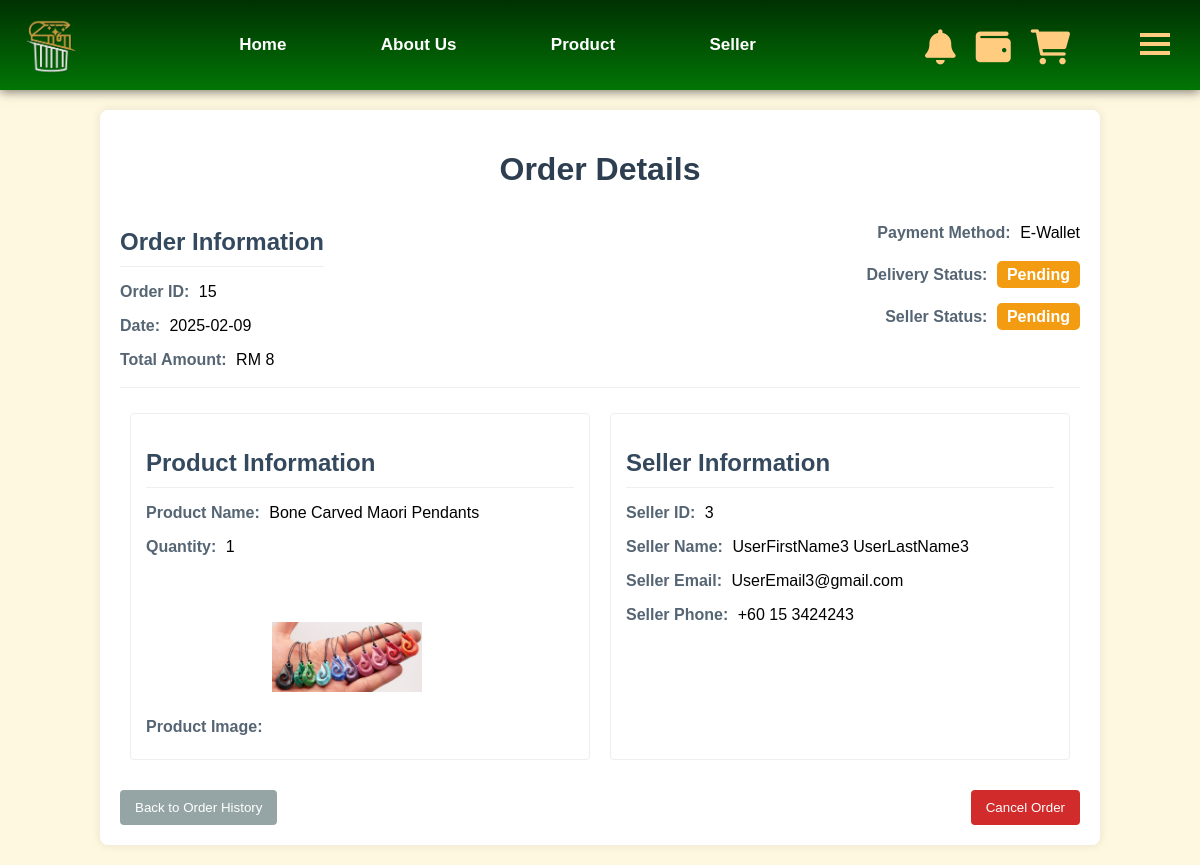
The page /user/order_details/15 (signed in) on the database as committed earlier.
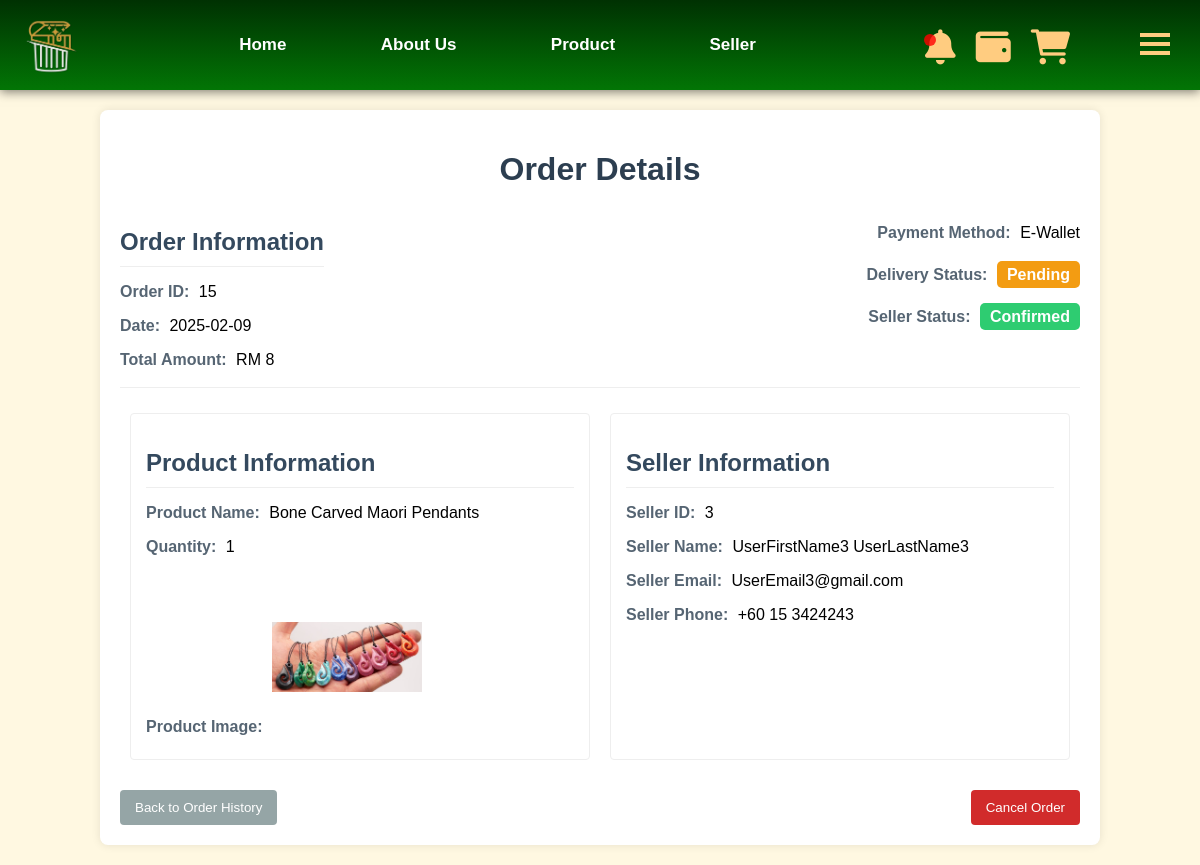
The same page on the database as committed later.
### tables this page shows
CREATE TABLE orders (
        id INTEGER PRIMARY KEY AUTOINCREMENT,
        buyer_id INTEGER NOT NULL,
        product_id INTEGER NOT NULL, 
        quantity INTEGER NOT NULL,
        date DATE NOT NULL,
        payment_method TEXT NOT NULL,
        delivery_status TEXT DEFAULT 'Pending',
        seller_status TEXT DEFAULT 'Pending',
        total_amount DECIMAL(10,2) NOT NULL,
        FOREIGN KEY (buyer_id) REFERENCES user(pid) ON DELETE CASCADE ON UPDATE CASCADE
        FOREIGN KEY (product_id) REFERENCES products(id) 
    );

### user_feature.py (the view, shortened to what this page needs)
@user_blueprint.route('/order_details/<int:order_id>', methods=['GET'])
def order_details(order_id):
    buyer_id = session.get("buyer_id")
    if not buyer_id:
        flash("You must be logged in to view order details.", "error")
        return redirect(url_for("login"))
    con = get_connect_db()
    cur = con.cursor()
    order = cur.execute("""
            SELECT
                o.id as order_id,
                o.buyer_id,
                o.product_id,
                o.quantity as order_quantity,
                o.date,
                o.total_amount,
                o.delivery_status,
                o.seller_status,
                o.payment_method,
                p.name as product_name,
                p.image_path as product_image_path,
                p.seller_id,
                s.name as seller_name,
                s.email as seller_email,
                s.phone_number as seller_phone
            FROM orders o
            JOIN products p ON o.product_id = p.id
            LEFT JOIN sellers s ON p.seller_id = s.id
            WHERE o.id = ? AND o.buyer_id = ?
        """, (order_id, buyer_id)).fetchone()
    try:
        int(order['seller_id'])
    except (ValueError, TypeError):
        order = dict(order) # Convert to dictionary so that we can assign new key:value
        order['seller_name'] = "Admin's Choice"
        order['seller_email'] = "support@trashandtreasure.com" # Added dummy admin email
        order['seller_phone'] = "+1 (800) 123-4567" # Added dummy admin phone
    return render_template("order_details.html", order=order)

### db.py (called while the page is built)
def get_connect_db():
    conn = sqlite3.connect(DATABASE_PATH)
    conn.row_factory = sqlite3.Row
    return conn

def get_unread_notification_count():
    user_id = session.get("buyer_id") or session.get("user_id")
    if not user_id:
        return 0
    con = get_connect_db()
    cur = con.cursor()
    unread_count = cur.execute("SELECT COUNT(*) FROM notification WHERE user_id = ? AND is_read = 0", (user_id,)).fetchone()[0]
    con.close()
    return unread_count

### web.py (called while the page is built)
@app.after_request
def add_header(response):
    response.headers["Cache-Control"] = "no-store, no-cache, must-revalidate, post-check=0, pre-check=0, max-age=0"
    response.headers["Pragma"] = "no-cache"
    response.headers["Expires"] = "0"
    return response

### templates/order_details.html (shortened to what this page needs)
{% extends "index.html" %}
{% block content %}
<link rel="stylesheet" href="/static/order_details.css">
<div class="order-details-container">
    <h1>Order Details</h1>
     <section class="order-header">
       <div class="order-info-header">
            <h2>Order Information</h2>
           <p><strong>Order ID:</strong> {{ order.order_id }}</p>
           <p><strong>Date:</strong> {{ order.date }}</p>
           <p><strong>Total Amount:</strong> RM {{ order.total_amount }}</p>
       </div>
          <div class="order-status">
            <p><strong>Payment Method:</strong> {{order.payment_method}} </p>
            <p><strong>Delivery Status:</strong> <span class="delivery-status {{ order.delivery_status.lower() }}">{{ order.delivery_status }}</span></p>
               <p><strong>Seller Status:</strong> <span class="seller-status {{ order.seller_status.lower() }}">{{order.seller_status}}</span></p>
          </div>
     </section>
    <div class="content-container">
        <section class="buyer-product-info">
            <div class="product-info">
                <h2>Product Information</h2>
                    <p><strong>Product Name:</strong> {{ order.product_name }}</p>
                    <p><strong>Quantity:</strong> {{ order.order_quantity }}</p>
                    <p><strong>Product Image:</strong> <img class="product-image" src="{{ order.product_image_path }}" alt="{{ order.product_name }}"></p>
            </div>
             <section class="seller-info">
                    <h2>Seller Information</h2>
                        <p><strong>Seller ID:</strong> {{ order.seller_id }}</p>
                        <p><strong>Seller Name:</strong> {{ order.seller_name }}</p>
                        <p><strong>Seller Email:</strong> {{ order.seller_email }}</p>
                        <p><strong>Seller Phone:</strong> {{ order.seller_phone }}</p>
            </section>
       </section>
    </div>
    <div class="order-details-button">
        <button class="back-button" onclick="window.location.href='{{url_for("user_orders")}}'">Back to Order History</button>
        {% if order.delivery_status == 'Pending' %}
            <form action="{{ url_for('user.cancel_order', order_id=order.order_id) }}" method="POST" onsubmit="return confirmCancellation()">
                <button type="submit" class="remove-button">Cancel Order</button>
            </form>
        {% endif %}
    </div>
</div>
{% endblock %}

Rows that differ between the two databases and show on the page:
changed orders "E-Wallet": seller_status "Pending" → "Confirmed"
